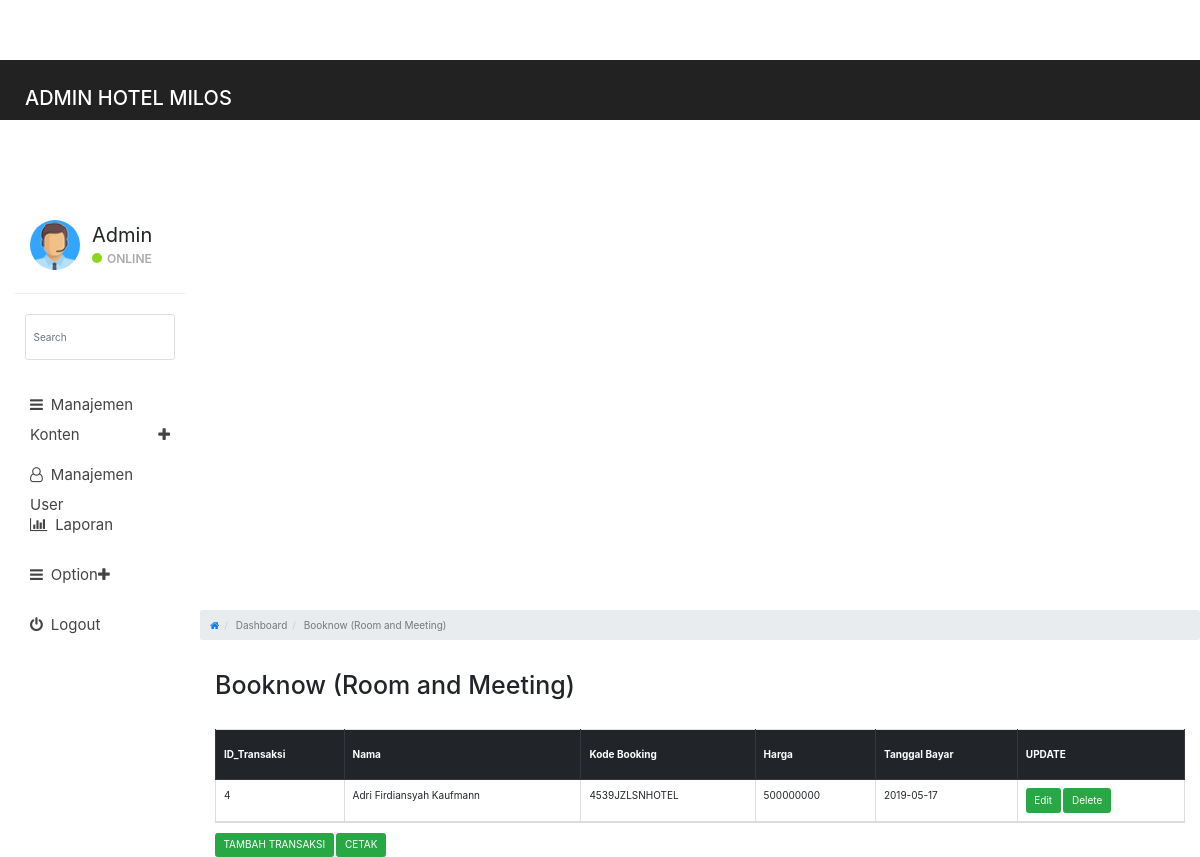
The page /admin/laporantr.php (signed in) on the database its author committed.
### tables this page shows
CREATE TABLE `tbl_transaksi` (
  `id_transaksi` int(11) NOT NULL,
  `nama` varchar(100) NOT NULL,
  `kd_booking` varchar(100) NOT NULL,
  `harga` int(11) NOT NULL,
  `tgl_bayar` date NOT NULL
);

### admin/laporantr.php (the view, shortened to what this page needs)
<?php
if(isset($_SESSION['admin']))
{
?>
<?php
include_once("koneksi.php");
$result = mysqli_query($koneksi, "SELECT * FROM tbl_transaksi ORDER BY id_transaksi DESC");
?>
<!DOCTYPE html>
<html>
<head>
	<link href="css/bootstrap.min.css" rel="stylesheet">
	<link href="css/font-awesome.min.css" rel="stylesheet">
	<link href="css/datepicker3.css" rel="stylesheet">
	<link href="css/styles.css" rel="stylesheet">
    <link rel="stylesheet" href="https://stackpath.bootstrapcdn.com/bootstrap/4.1.3/css/bootstrap.min.css" >
</head>
<body>
	<nav class="navbar navbar-custom navbar-fixed-top" role="navigation">
		<div class="container-fluid">
			<div class="navbar-header">
				<a class="navbar-brand" href="#">Admin Hotel Milos</a>
	</nav>
	<div id="sidebar-collapse" class="col-sm-3 col-lg-2 sidebar">
		<div class="profile-sidebar">
			<div class="profile-userpic">
				<img src="1.png" class="img-responsive" alt="">
			</div>
			<div class="profile-usertitle">
				<div class="profile-usertitle-name">Admin</div>
				<div class="profile-usertitle-status"><span class="indicator label-success"></span>Online</div>
			</div>
		</div>
		<form role="search">
			<div class="form-group">
				<input type="text" class="form-control" placeholder="Search">
			</div>
		</form>
		<ul class="nav menu">
		<li class="parent "><a data-toggle="collapse" href="#sub-item-1">
				<em class="fa fa-navicon">&nbsp;</em> Manajemen Konten <span data-toggle="collapse" href="#sub-item-1" class="icon pull-right"><em class="fa fa-plus"></em></span>
				</a>
			</li>
			<li><a href="muser.php"><em class="fa fa-user-o">&nbsp;</em> Manajemen User</a></li>
			<li><a href="laporantr.php"><em class="fa fa-bar-chart">&nbsp;</em> Laporan</a></li>
			<li class="parent "><a data-toggle="collapse" href="#sub-item-2">
				<em class="fa fa-navicon">&nbsp;</em> Option <span data-toggle="collapse" href="#sub-item-2" class="icon pull-right"><em class="fa fa-plus"></em></span>
				</a>
			</li>
			<li><a href="logout.php"><em class="fa fa-power-off">&nbsp;</em> Logout</a></li>
		</ul>
	</div>
	<div class="col-sm-9 col-sm-offset-3 col-lg-10 col-lg-offset-2 main">
		<div class="row">
			<ol class="breadcrumb" style="width:125%;">
				<li><a href="#">
					<em class="fa fa-home"></em>
				</a></li>
                <li class="active">Dashboard</li>
                <li class="active">Booknow (Room and Meeting)</li>
			</ol>
		</div>
		<div class="row">
			<div class="col-lg-12">
                <h1 class="page-header">Booknow (Room and Meeting)</h1>
                <table class="table table-striped table-hover table-sm table-bordered"  >
                <thead class="thead-dark" >
    <tr>
        <th>ID_Transaksi</th><th>Nama</th> <th>Kode Booking</th> <th>Harga</th> <th>Tanggal Bayar</th> <th>UPDATE</th>
    </tr>
    <?php
    while($user_data = mysqli_fetch_array($result)) {
        echo "<tr>";
		echo "<td>".$user_data['id_transaksi']."</td>";
		echo "<td>".$user_data['nama']."</td>";
        echo "<td>".$user_data['kd_booking']."</td>";
        echo "<td>".$user_data['harga']."</td>";
        echo "<td>".$user_data['tgl_bayar']."</td>";
        echo "<td><a class='btn btn-success' href='edittr.php?id=$user_data[id_transaksi]'>Edit</a>  <a class='btn btn-success' href='deletetr.php?id=$user_data[id_transaksi]'>Delete</a></td></tr>";
    }
    ?>
    </thead>
    </table>
</body>
<input type="button" onclick="location.href='tambahtr.php'" class="btn btn-success" value="TAMBAH TRANSAKSI"> <input type="button" onclick="location.href='laporan.php'" class="btn btn-success" value="CETAK">
</body>
</html>
<?php
}
else{
    header('Location: login.php');
}
?>

### admin/css/styles.css (style rules this page uses)
body { background: #f1f4f7; padding-top: 60px; font-size: 14px; color: #444444; font-family: "Montserrat", "Helvetica Neue", Helvetica, Arial, sans-serif; }
a, a:hover, a:focus { color: #30a5ff; }
h1, h2, h3, h4, h5, h6 { color: #444444; }
h1 { font-weight: 300; font-size: 40px; }
input.form-control { border: 1px solid #ddd; box-shadow: none; height: 46px; }
.navbar-custom { background: #222; height: 60px; }
.navbar-header .navbar-brand { color: #fff; font-size: 20px; text-transform: uppercase; font-weight: 500; height: 60px; padding-top: 18px; }
.btn-success, .btn-success:hover, .btn-success:focus, .btn-success:active, .btn-success.active, .open > .dropdown-toggle.btn-success, .btn-success.disabled, .btn-success[disabled], fieldset[disabled] .btn-success, .btn-success.disabled:hover, .btn-success[disabled]:hover, fieldset[disabled] .btn-success:hover, .btn-success.disabled:focus, .btn-success[disabled]:focus, fieldset[disabled] .btn-success:focus, .btn-success.disabled:active, .btn-success[disabled]:active, fieldset[disabled] .btn-success:active, .btn-success.disabled.active, .btn-success[disabled].active, fieldset[disabled] .btn-success.active { background-color: #8ad919; border-color: #8ad919; }
.label-success { background-color: #8ad919; }
.navbar { border: 0; }
.sidebar { display: block; padding: 0; display: none; box-shadow: none; background: #fff; }
.sidebar ul { margin: 20px 0px; }
.sidebar form { padding: 10px 0 0 0; margin: 10px 10px 20px 10px; }
@media (min-width: 768px) { .sidebar { display: block; position: fixed; top: 60px; bottom: 0; left: 0; z-index: 1000; display: block; margin: 0; padding: 0; overflow-x: hidden; overflow-y: auto; } }
@media (min-width: 768px) { .navbar-header { width: 100%; } }
.sidebar ul.nav li a { height: 50px; font-size: 15px; line-height: 2em; color: #444444; }
.profile-sidebar { padding: 10px 0; border-bottom: 1px solid #e9ecf2; }
.indicator { width: 10px; height: 10px; display: inline-block; border-radius: 9999px; margin-right: 5px; }
.profile-userpic img { float: left; margin: 10px 0px 0px 15px; width: 50px; height: 50px; border-radius: 9999px !important; }
.profile-usertitle { float: left; text-align: left; margin: 10px 0 0 12px; }
.profile-usertitle-name { font-size: 20px; margin-bottom: 0px; }
.profile-usertitle-status { text-transform: uppercase; color: #AAA; font-size: 12px; font-weight: 600; margin-bottom: 15px; }
.breadcrumb { border-radius: 0; padding: 10px 15px 10px 15px; background: #e9ecf2; margin: 0; }
h1.page-header { margin-top: 20px; border-bottom: 0; }
.table { background: #fff; }
.table > thead > tr > th { border-bottom: 1px solid #e6e7e8; vertical-align: middle; height: 50px; }

### rows shown on the page
tbl_transaksi: id_transaksi "4", nama "Adri Firdiansyah Kaufmann", kd_booking "4539JZLSNHOTEL", harga "500000000", tgl_bayar "2019-05-17"
